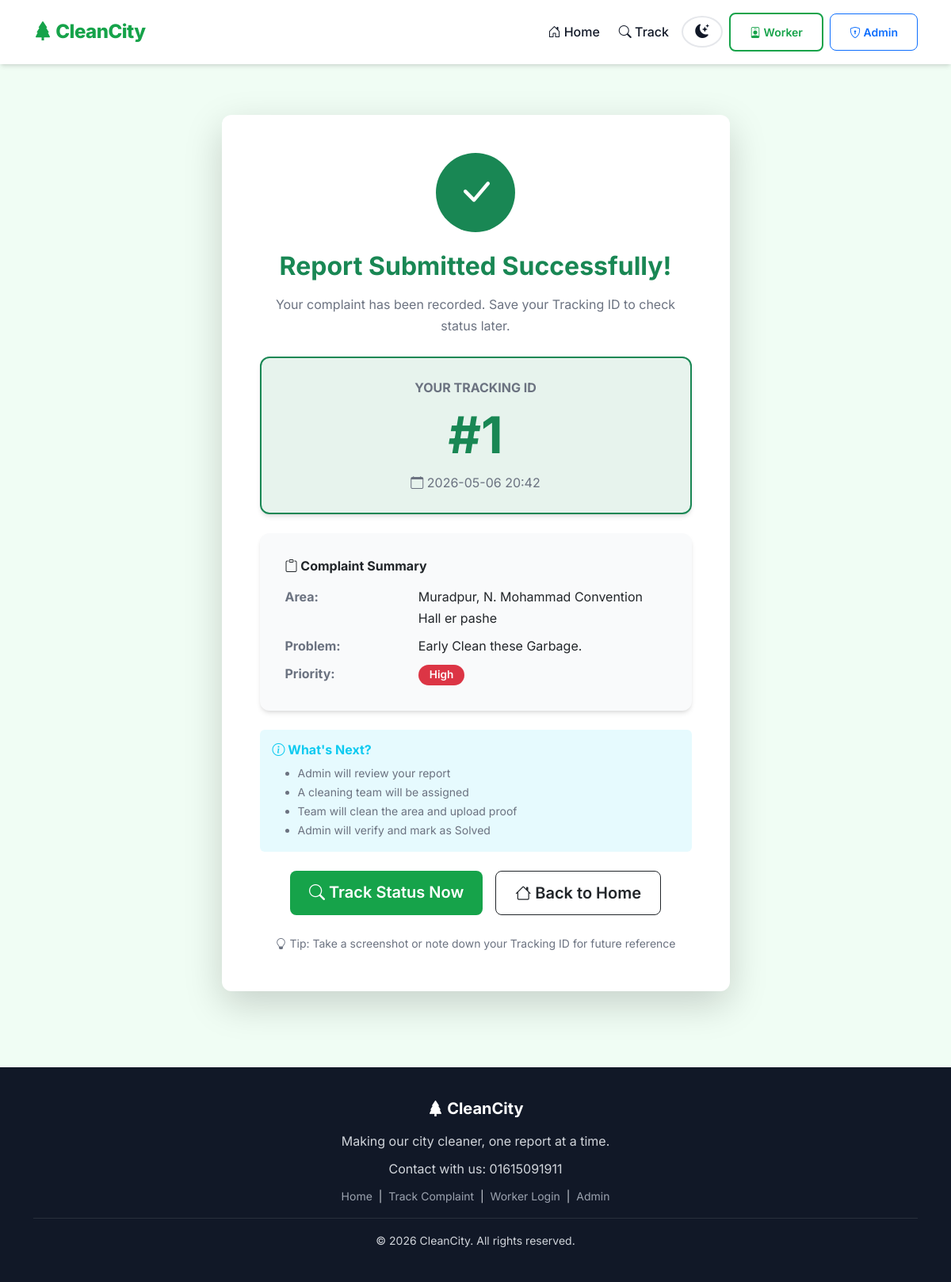
Screenshot of /success/1 with the database file from the repository.
### tables this page shows
CREATE TABLE complaints (  
            id INTEGER PRIMARY KEY AUTOINCREMENT,  
            area TEXT, problem TEXT, priority TEXT, date TEXT,  
            status TEXT, image_path TEXT, map_link TEXT,  
            assigned_team_id INTEGER, cleaned_image_path TEXT,  
            cleaned_date TEXT, admin_remark TEXT,  
            FOREIGN KEY(assigned_team_id) REFERENCES teams(id));

### app.py (the view)
@app.route('/success/<int:complaint_id>')
def success_page(complaint_id):
    db = get_db()
    complaint = db.execute('SELECT * FROM complaints WHERE id = ?', (complaint_id,)).fetchone()
    if not complaint:
        flash("❌ Complaint not found!", "danger")
        return redirect(url_for('index'))
    return render_template('success.html', complaint=complaint)

### app.py (called while the page is built)
def get_db():
    db = getattr(g, '_database', None)
    if db is None:
        db = g._database = sqlite3.connect(DATABASE)
        db.row_factory = sqlite3.Row
    return db

@app.teardown_appcontext
def close_connection(exception):
    db = getattr(g, '_database', None)
    if db is not None:
        db.close()

### templates/success.html
{% extends "base.html" %}
{% block content %}
<section class="py-5">
  <div class="container">
    <div class="row justify-content-center">
      <div class="col-md-7">
        <div class="card shadow-lg border-0 text-center">
          <div class="card-body p-5">
            <div class="mb-4">
              <div class="d-inline-flex align-items-center justify-content-center bg-success rounded-circle"
                   style="width: 100px; height: 100px;">
                <i class="bi bi-check-lg text-white" style="font-size: 3rem;"></i>
              </div>
            </div>
            <h2 class="fw-bold mb-3 text-success">Report Submitted Successfully!</h2>
            <p class="text-muted mb-4">Your complaint has been recorded. Save your Tracking ID to check status later.</p>
            <div class="card bg-success bg-opacity-10 border-success border-2 mb-4">
              <div class="card-body py-4">
                <p class="text-muted mb-2 fw-bold">YOUR TRACKING ID</p>
                <h1 class="display-3 fw-bold text-success mb-0">#{{ complaint.id }}</h1>
                <p class="text-muted mt-2 mb-0">
                  <i class="bi bi-calendar"></i> {{ complaint.date }}
                </p>
              </div>
            </div>
            <div class="card bg-light border-0 mb-4">
              <div class="card-body text-start">
                <h6 class="fw-bold mb-3"><i class="bi bi-clipboard"></i> Complaint Summary</h6>
                <div class="row">
                  <div class="col-sm-4 text-muted fw-bold">Area:</div>
                  <div class="col-sm-8">{{ complaint.area }}</div>
                </div>
                <div class="row mt-2">
                  <div class="col-sm-4 text-muted fw-bold">Problem:</div>
                  <div class="col-sm-8">{{ complaint.problem[:100] }}{% if complaint.problem|length > 100 %}...{% endif %}</div>
                </div>
                <div class="row mt-2">
                  <div class="col-sm-4 text-muted fw-bold">Priority:</div>
                  <div class="col-sm-8">
                    <span class="badge {% if complaint.priority == 'High' %}bg-danger{% elif complaint.priority == 'Medium' %}bg-warning{% else %}bg-info{% endif %}">
                      {{ complaint.priority }}
                    </span>
                  </div>
                </div>
              </div>
            </div>
            <div class="bg-info bg-opacity-10 rounded p-3 mb-4 text-start">
              <h6 class="fw-bold text-info"><i class="bi bi-info-circle"></i> What's Next?</h6>
              <ul class="mb-0 small text-muted">
                <li>Admin will review your report</li>
                <li>A cleaning team will be assigned</li>
                <li>Team will clean the area and upload proof</li>
                <li>Admin will verify and mark as Solved</li>
              </ul>
            </div>
            <div class="d-flex flex-column flex-sm-row gap-3 justify-content-center">
              <a href="{{ url_for('track_complaint') }}" class="btn btn-success btn-lg">
                <i class="bi bi-search"></i> Track Status Now
              </a>
              <a href="{{ url_for('index') }}" class="btn btn-outline-dark btn-lg">
                <i class="bi bi-house"></i> Back to Home
              </a>
            </div>
            <p class="text-muted mt-4 mb-0 small">
              <i class="bi bi-lightbulb"></i> Tip: Take a screenshot or note down your Tracking ID for future reference
            </p>
          </div>
        </div>
      </div>
    </div>
  </div>
</section>
{% endblock %}

### static/style.css (style rules this page uses)
:root, [data-bs-theme="light"] { --primary: #16a34a; --primary-dark: #15803d; --primary-darker: #14532d; --primary-light: #dcfce7; --secondary: #f59e0b; --danger: #ef4444; --info: #3b82f6; --dark: #111827; --gray: #6b7280; --light: #f9fafb; --white: #ffffff; --body-bg: #f0fdf4; --card-bg: #ffffff; --text-color: #111827; --text-muted: #6b7280; --border-color: #e5e7eb; --nav-bg: #ffffff; --section-bg-light: #f9fafb; --section-bg-white: #ffffff; --shadow-sm: 0 1px 2px rgba(0,0,0,0.05); --shadow: 0 4px 6px -1px rgba(0,0,0,0.1), 0 2px 4px -2px rgba(0,0,0,0.1); --shadow-lg: 0 10px 15px -3px rgba(0,0,0,0.1), 0 4px 6px -4px rgba(0,0,0,0.1); --shadow-xl: 0 20px 25px -5px rgba(0,0,0,0.1), 0 8px 10px -6px rgba(0,0,0,0.1); --radius: 12px; --radius-sm: 8px; }
* { margin: 0; padding: 0; box-sizing: border-box; }
body { font-family: 'Inter', sans-serif; background: var(--body-bg); color: var(--text-color); line-height: 1.7; transition: background 0.3s ease, color 0.3s ease; }
.card { border-radius: var(--radius); border: 1px solid var(--border-color); box-shadow: var(--shadow); transition: all 0.3s ease; overflow: hidden; background: var(--card-bg); }
.card-body { padding: 2rem; }
.btn { border-radius: var(--radius-sm); font-weight: 600; padding: 12px 24px; transition: all 0.3s; }
.btn-success { background: var(--primary); border: none; color: white !important; }
.badge { padding: 6px 14px; border-radius: 20px; font-weight: 600; font-size: 0.85rem; }
.bg-light { background: var(--section-bg-light) !important; transition: background 0.3s ease; }
.text-muted { color: var(--text-muted) !important; }
html { scroll-behavior: smooth; }

### rows the page displays
complaints: id "1", date "2026-05-06 20:42", area "Muradpur, N. Mohammad Convention Hall er pashe", problem "Early Clean these Garbage.", priority "High"
